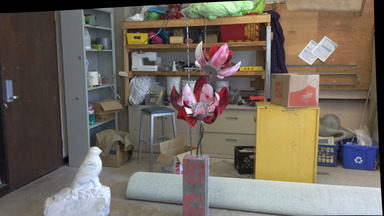
#> input picture im1.jpeg, 384 x 216 px
$ python optimisation_parametres_disparite.py   (older library calls are emulated)
#> lines starting #> are read from the running program, lines starting #| are printed output that depends on the picture
import cv2
import numpy as np
import matplotlib.pyplot as plt

def estimate_image_texture(image):
    """Estime la texture de l'image en calculant l'écart-type des intensités des pixels."""
    gray_image = cv2.cvtColor(image, cv2.COLOR_BGR2GRAY)
    return np.std(gray_image)

def adjust_stereo_parameters(texture_level):
    """Ajuste les paramètres de StereoSGBM basés sur le niveau de texture estimé de l'image."""
    if texture_level < 20:
        # Image avec peu de texture
        num_disparities = 16 * 12  # Moins de disparités pour éviter le bruit
        block_size = 5  # Taille de bloc plus petite
    else:
        # Image avec beaucoup de texture
        num_disparities = 16 * 16
        block_size = 9
    return num_disparities, block_size

def compute_disparity_map(img1, img2, num_disparities, block_size):
    """Calcule la carte de disparité en utilisant StereoSGBM."""
    stereo = cv2.StereoSGBM_create(minDisparity=0,
                                   numDisparities=num_disparities,
                                   blockSize=block_size,
                                   P1=8 * 3 * block_size ** 2,
                                   P2=32 * 3 * block_size ** 2,
                                   disp12MaxDiff=1,
                                   uniquenessRatio=15,
                                   speckleWindowSize=0,
                                   speckleRange=2,
                                   preFilterCap=63,
                                   mode=cv2.STEREO_SGBM_MODE_SGBM_3WAY)
    disparity = stereo.compute(img1, img2).astype(np.float32) / 16.0
    return disparity

def post_process_disparity(disparity):
    """Applique un filtre médian pour réduire le bruit dans la carte de disparité."""
    filtered_disparity = cv2.medianBlur(disparity, 5)
    disparity_visual = cv2.normalize(filtered_disparity, None, alpha=0, beta=255, norm_type=cv2.NORM_MINMAX, dtype=cv2.CV_8U)
    return disparity_visual

def main():
    img1 = cv2.imread('im1.jpeg')  # Remplacer par le chemin de votre image gauche
#> img1 is the input picture: shape (216, 384, 3); mean B, G, R 94.7, 104.8, 113.5
    img2 = cv2.imread('im2.jpg') # Remplacer par le chemin de votre image droite
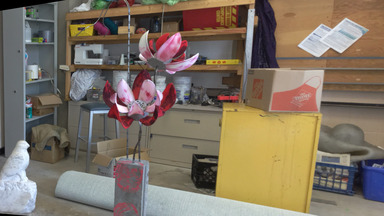
#> input picture im2.jpg, 384 x 216 px
#> img2 is the input picture: shape (216, 384, 3); mean B, G, R 99.5, 115, 127.8

    if img1 is None or img2 is None:
        print("Erreur : vérifiez les chemins des images.")
        return

    texture_level = estimate_image_texture(img1)
#> in estimate_image_texture, `gray_image = cv2.cvtColor(image, cv2.COLOR_BGR2GRAY)`:
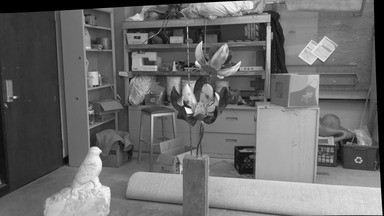
#> gray_image: shape (216, 384); min 0, max 255, mean 106.3
#> texture_level = 52.9
    num_disparities, block_size = adjust_stereo_parameters(texture_level)
#> num_disparities = 256; block_size = 9

    disparity = compute_disparity_map(img1, img2, num_disparities, block_size)
#> in compute_disparity_map, `disparity = stereo.compute(img1, img2).astype(np.float32) / 16.0`:
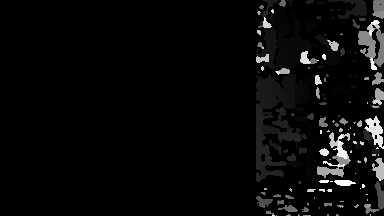
#> disparity: shape (216, 384) float32; min -1, max 255, mean 9; drawn with min black and max white
    disparity_visual = post_process_disparity(disparity)
#> in post_process_disparity, `filtered_disparity = cv2.medianBlur(disparity, 5)`:
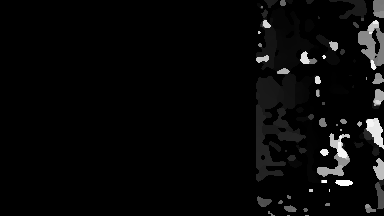
#> filtered_disparity: shape (216, 384) float32; min -1, max 255, mean 7.6; drawn with min black and max white

    # Afficher la carte de disparité
    plt.figure(figsize=(10, 5))
    plt.imshow(disparity_visual, cmap='jet')
    plt.colorbar()
    plt.title('Carte de Disparité Optimisée')
    plt.show()
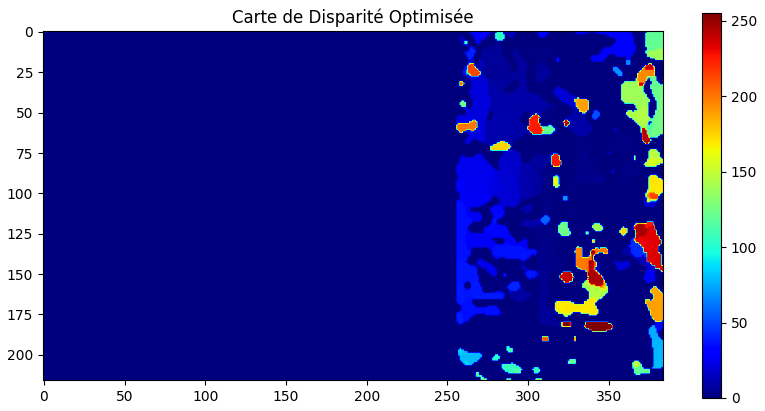
#> figure drawn by matplotlib, 2 panels

if __name__ == "__main__":
    main()
